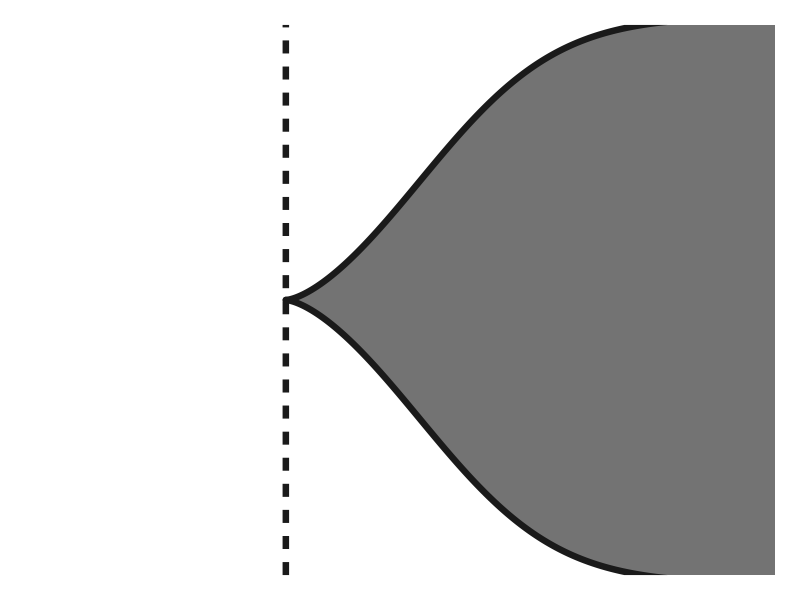

Write the R code that produced this figure.
suppressMessages(library(ggplot2))
out <- "thumb-region.png" # run from this directory

crit_p <- function(D) { s <- sqrt(D^2 - 1); 1 / (1 + exp(2 * log(D - s) + 2 * D * s)) }
Dg <- seq(1.0001, 2.35, length.out = 800)
band <- data.frame(D = Dg, lo = crit_p(Dg), hi = 1 - crit_p(Dg))

p <- ggplot(band) +
  geom_ribbon(aes(D, ymin = lo, ymax = hi), fill = "grey45") +
  geom_line(aes(D, lo), linewidth = 2.2, colour = "grey10", lineend = "round") +
  geom_line(aes(D, hi), linewidth = 2.2, colour = "grey10", lineend = "round") +
  geom_vline(xintercept = 1, linetype = "22", linewidth = 2.2, colour = "grey10") +
  coord_cartesian(xlim = c(0.28, 2.35), ylim = c(0.015, 0.985), expand = FALSE) +
  theme_void() +
  theme(
    plot.background = element_rect(fill = "white", colour = NA),
    plot.margin = margin(18, 18, 18, 18)
  )

ggsave(out, p, width = 4, height = 4, dpi = 200)
cat("saved\n")
